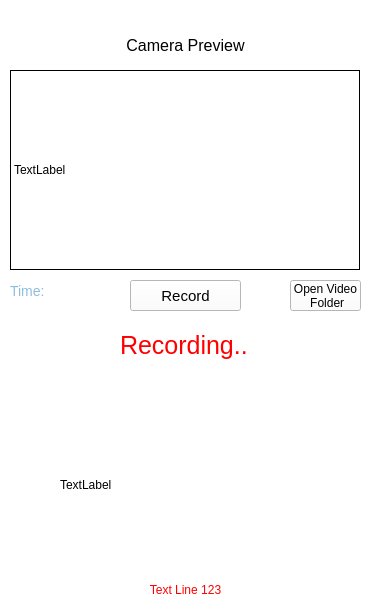
<?xml version="1.0" encoding="UTF-8"?>
<ui version="4.0">
 <class>MainWindow</class>
 <widget class="QMainWindow" name="MainWindow">
  <property name="geometry">
   <rect>
    <x>0</x>
    <y>0</y>
    <width>370</width>
    <height>600</height>
   </rect>
  </property>
  <property name="minimumSize">
   <size>
    <width>370</width>
    <height>600</height>
   </size>
  </property>
  <property name="maximumSize">
   <size>
    <width>370</width>
    <height>600</height>
   </size>
  </property>
  <property name="font">
   <font>
    <family>Arial</family>
   </font>
  </property>
  <property name="windowTitle">
   <string>Plaza PCO Sunum Kayit</string>
  </property>
  <property name="styleSheet">
   <string notr="true">font-family: Arial;
background: rgb(255, 255, 255);</string>
  </property>
  <widget class="QWidget" name="centralwidget">
   <widget class="QLabel" name="label">
    <property name="geometry">
     <rect>
      <x>10</x>
      <y>30</y>
      <width>351</width>
      <height>31</height>
     </rect>
    </property>
    <property name="styleSheet">
     <string notr="true">font-size: 16px;
color : black;</string>
    </property>
    <property name="text">
     <string>&lt;html&gt;&lt;head/&gt;&lt;body&gt;&lt;p align=&quot;center&quot;&gt;Camera Preview&lt;/p&gt;&lt;/body&gt;&lt;/html&gt;</string>
    </property>
   </widget>
   <widget class="QPushButton" name="pushButton">
    <property name="geometry">
     <rect>
      <x>130</x>
      <y>280</y>
      <width>111</width>
      <height>31</height>
     </rect>
    </property>
    <property name="styleSheet">
     <string notr="true">font-size: 15px;</string>
    </property>
    <property name="text">
     <string>Record</string>
    </property>
   </widget>
   <widget class="QLabel" name="label_2">
    <property name="geometry">
     <rect>
      <x>0</x>
      <y>560</y>
      <width>371</width>
      <height>61</height>
     </rect>
    </property>
    <property name="styleSheet">
     <string notr="true">color: red;
font-size: 12px;
text-align: center;</string>
    </property>
    <property name="text">
     <string>&lt;html&gt;&lt;head/&gt;&lt;body&gt;&lt;p align=&quot;center&quot;&gt;Text Line 123&lt;/p&gt;&lt;/body&gt;&lt;/html&gt;</string>
    </property>
   </widget>
   <widget class="QToolButton" name="toolButton">
    <property name="geometry">
     <rect>
      <x>290</x>
      <y>280</y>
      <width>71</width>
      <height>31</height>
     </rect>
    </property>
    <property name="styleSheet">
     <string notr="true"/>
    </property>
    <property name="text">
     <string>Open Video
 Folder</string>
    </property>
   </widget>
   <widget class="QLabel" name="TimeLabel">
    <property name="geometry">
     <rect>
      <x>10</x>
      <y>280</y>
      <width>111</width>
      <height>21</height>
     </rect>
    </property>
    <property name="styleSheet">
     <string notr="true">font-size: 14px;
color: rgb(142, 190, 223);</string>
    </property>
    <property name="text">
     <string>Time: </string>
    </property>
   </widget>
   <widget class="QLabel" name="RecordingLabel">
    <property name="geometry">
     <rect>
      <x>120</x>
      <y>320</y>
      <width>141</width>
      <height>51</height>
     </rect>
    </property>
    <property name="styleSheet">
     <string notr="true">font-size: 25px;
color: red;</string>
    </property>
    <property name="text">
     <string>Recording..</string>
    </property>
   </widget>
   <widget class="QLabel" name="LogoLabel">
    <property name="geometry">
     <rect>
      <x>60</x>
      <y>400</y>
      <width>250</width>
      <height>170</height>
     </rect>
    </property>
    <property name="text">
     <string>TextLabel</string>
    </property>
   </widget>
   <widget class="QLabel" name="CamLabel">
    <property name="geometry">
     <rect>
      <x>10</x>
      <y>70</y>
      <width>350</width>
      <height>200</height>
     </rect>
    </property>
    <property name="styleSheet">
     <string notr="true">background: white;
border: 1px solid black;</string>
    </property>
    <property name="text">
     <string>TextLabel</string>
    </property>
   </widget>
  </widget>
 </widget>
 <resources/>
 <connections/>
</ui>
